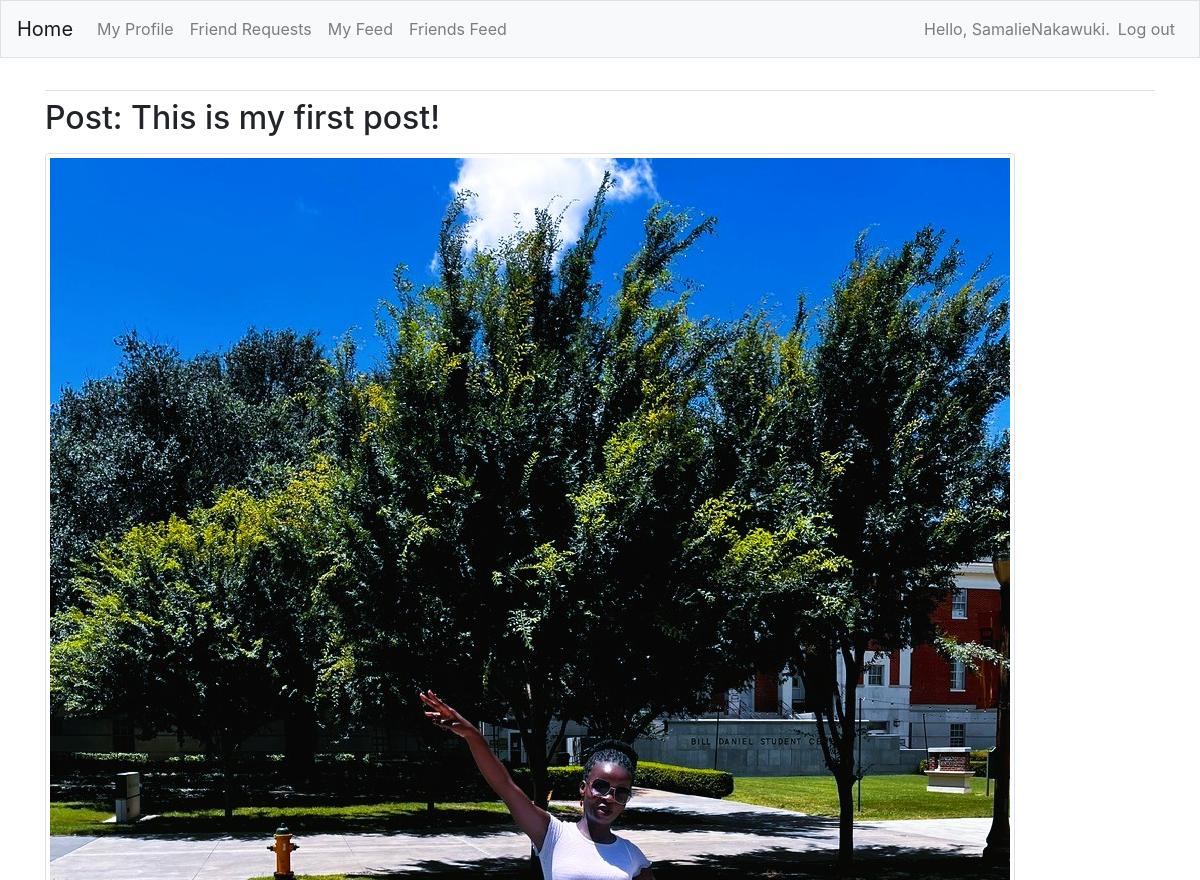
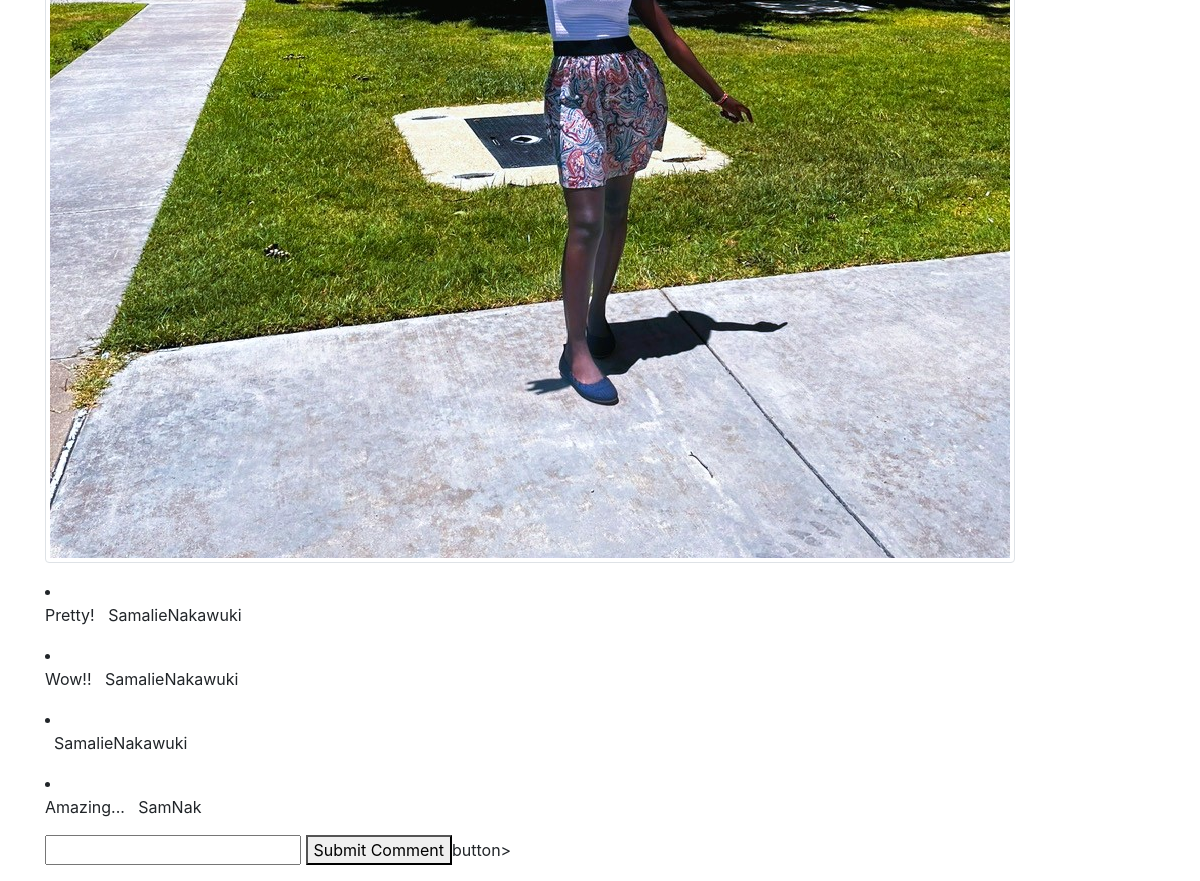
The page /comments/1 (signed in) on the database its author committed (2 pictures, top to bottom).
### FeedApp/models.py (models this page shows, shortened)
class Post(models.Model):
    description = models.CharField(max_length=255, blank=True)
    username = models.ForeignKey(User, on_delete=models.CASCADE)
    image = models.ImageField(upload_to='images', blank=True)
    date_posted = models.DateTimeField(auto_now_add=True)

class Comment(models.Model):
    post = models.ForeignKey(Post, on_delete=models.CASCADE)
    username = models.ForeignKey(User, related_name='details', on_delete=models.CASCADE)
    text = models.CharField(max_length=200)
    date_added = models.DateTimeField(auto_now_add=True, blank=True)

### FeedApp/views.py (the view)
# urls.py: path('comments/<int:post_id>', views.comments,name='comments'),
@login_required
def comments(request, post_id):
    if request.method == 'POST' and request.POST.get("btn1"):
        comment = request.POST.get("comment")
        Comment.objects.create(post_id=post_id,username=request.user,text=comment,date_added=date.today())
    comments = Comment.objects.filter(post=post_id)
    post = Post.objects.get(id=post_id)
    context = {'post': post, 'comments': comments}
    return render(request, 'FeedApp/comments.html', context)

### FeedApp/templates/FeedApp/comments.html (shortened to what this page needs)
{% extends "FeedApp/base.html" %}
{% load bootstrap4 %}
{% block content %}
<h2>
    <p>Post: {{ post.description }} </p>
</h2>
</p><img src="{{ post.image.url }}" class="img-thumbnail" style"max-height:300px" alt="No imgage"><br></p>
<form method="POST">
    {% for c in comments %}
    <li>
        <p> {{c.text}} &nbsp {{ c.username }}</p>
    </li>
    {% empty %}
    <li>There are no comments for this post.</li>
    <li>
        {% endfor %}
        <p><input type="text" name="comment" </p>
            <button type="submit" name="btn1" value=1>Submit Comment</button>button>
</form>
{% endblock content %}

### FeedApp/templates/FeedApp/base.html (shortened to what this page needs)
{% load bootstrap4 %}
<!doctype html>
<html lang="en">
<head>
    {% bootstrap_css %}
</head>
<body>
    <nav class="navbar navbar-expand-md navbar-light bg-light mb-4 border">
        <a class="navbar-brand" href="{% url 'FeedApp:index'%}">
            Home</a>
        <div class="collapse navbar-collapse" id="navbarCollapse">
            <ul class="navbar-nav mr-auto">
                <li class="nav-item">
                    <a class="nav-link" href="{% url 'FeedApp:profile' %}">My Profile</a>
                </li>
                <li class="nav-item">
                    <a class="nav-link" href="{% url 'FeedApp:friends' %}">Friend Requests</a>
                </li>
                <li class="nav-item">
                    <a class="nav-link" href="{% url 'FeedApp:myfeed' %}">My Feed</a>
                </li>
                <li class="nav-item">
                    <a class="nav-link" href="{% url 'FeedApp:friendsfeed' %}">Friends Feed</a>
                </li>
            </ul>
            <ul class="navbar-nav ml-auto">
                {% if user.is_authenticated %}
                <li class="nav-item">
                    <span class="navbar-text">Hello, {{ user.username }}.</span>
                </li>
                <li class="nav-item">
                    <a class="nav-link" href="{% url 'users:logout' %}">Log out</a>
                </li>
                {% endif %}
            </ul>
        </div>
    </nav>
    <main role="main" class="container">
        <div class="pb-2 mb-2 border-bottom">
        </div>
        <div>
            {% block content %}{% endblock content %}
        </div>
    </main>
</body>
</html>

### rows shown on the page
Post: description "This is my first post!", image (picture)
Comment: text "Pretty!", username "SamalieNakawuki"
Comment: text "Wow!!", username "SamalieNakawuki"
Comment: username "SamalieNakawuki"
Comment: text "Amazing...", username "SamNak"

### other values the page prints
{{ user.username }} "SamalieNakawuki"
